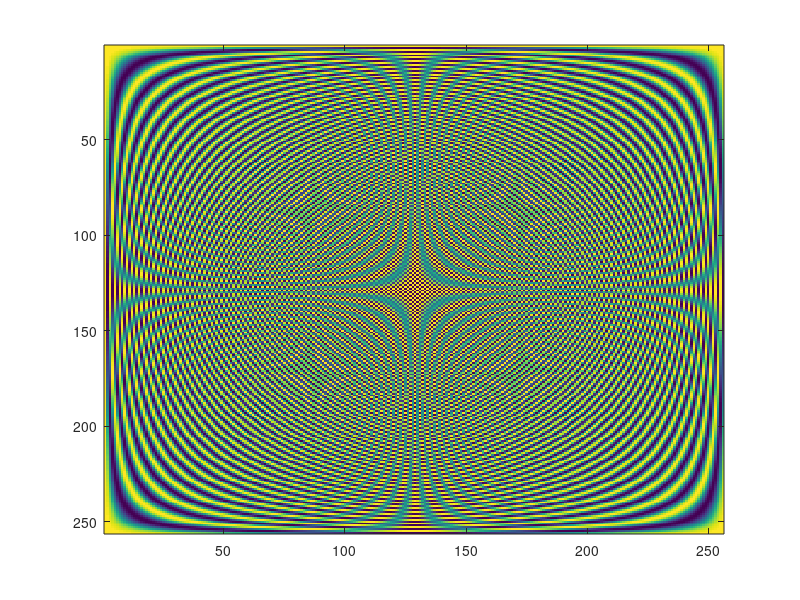

Source code (MATLAB):
%calculating the DFT of a 256x256 matrix and displaying the real component
%in an image

clear all, close all, clc
n = 256;
w = exp(-i*2*pi/n);

% Slow Method of calculating the DFT of 256x256 matrix
% for i=1:n
%     for j=1:n
%         DFT(i,j) = w^((i-1)*(j-1));
%     end
% end

% Fast
[I,J] = meshgrid(1:n,1:n); % Creates two matrices I and J of size 256x256, where each element in I corresponds 
                           % to its row index and each element in J corresponds to its column index
DFT = w.^((I-1).*(J-1));
imagesc(real(DFT)) %real part of DFT is displayed as an image
%positive = yellow
%negative = blue
%x and y axis represnt 256x256 matrix
% image is visualization of the real part of the DFT